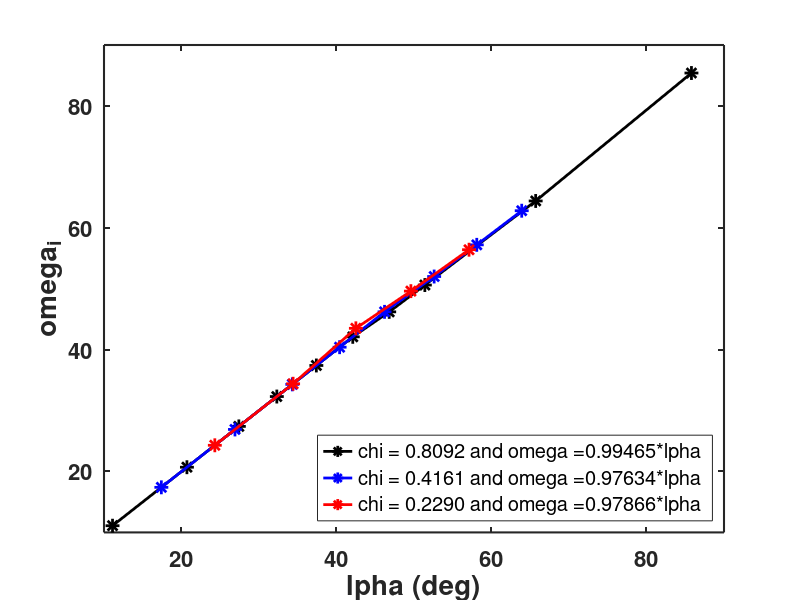

The MATLAB script that drew this image:
% This script is designed to plot the dependance between alpha and omega_i
% in Stany's CFD simulations for a curved interface and a planar choc for a
% iso-octane/air interface


figure()
%for mach=1.1 / chi = 0.8092

alpha_1 = [11.1 20.7 27.4 32.3 37.4 42.1 46.8 51.4 65.7 85.8];
omega_1 = [11.1 20.7 27.4 32.3 37.4 42.1 46.2 50.6 64.4 85.4];

pente_1 = (omega_1(end)-omega_1(1))/(alpha_1(end)-alpha_1(1));
lgd_1 = strcat("chi = 0.8092 and \omega = ",num2str(pente_1), "*\alpha");
plot(alpha_1,omega_1,'*-k','LineWidth',2,'MarkerSize',10, 'DisplayName', lgd_1);
hold on;

%for mach=1.5 / chi = 0.4161
alpha_2 = [17.4 26.9 34.3 40.4 46.2 52.6 58.1 63.9];
omega_2 = [17.4 26.9 34.3 40.4 46.2 52.0 57.2 62.8];

pente_2 = (omega_2(end)-omega_2(1))/(alpha_2(end)-alpha_2(1));
lgd_2 = strcat("chi = 0.4161 and \omega = ",num2str(pente_2), "*\alpha");
plot(alpha_2,omega_2,'*-b','LineWidth',2,'MarkerSize',10, 'DisplayName', lgd_2);

%for mach=2 / chi = 0.2290
alpha_3 = [24.3 34.4 42.5 49.6 57.1];
omega_3 = [24.3 34.4 43.5 49.6 56.4];

pente_3 = (omega_3(end)-omega_3(1))/(alpha_3(end)-alpha_3(1));
lgd_3 = strcat("chi = 0.2290 and \omega = ",num2str(pente_3), "*\alpha");
plot(alpha_3,omega_3,'*-r','LineWidth',2,'MarkerSize',10, 'DisplayName', lgd_3);

legend('Location', 'SouthEast');
set(gca,'FontSize',16,'FontWeight','bold','LineWidth',1.5)
xlabel("\alpha (deg)",'FontSize',20, 'FontWeight', 'bold')
ylabel("\omega_i", 'FontSize', 20, 'FontWeight', 'bold')
xlim([10,90])
ylim([10,90])